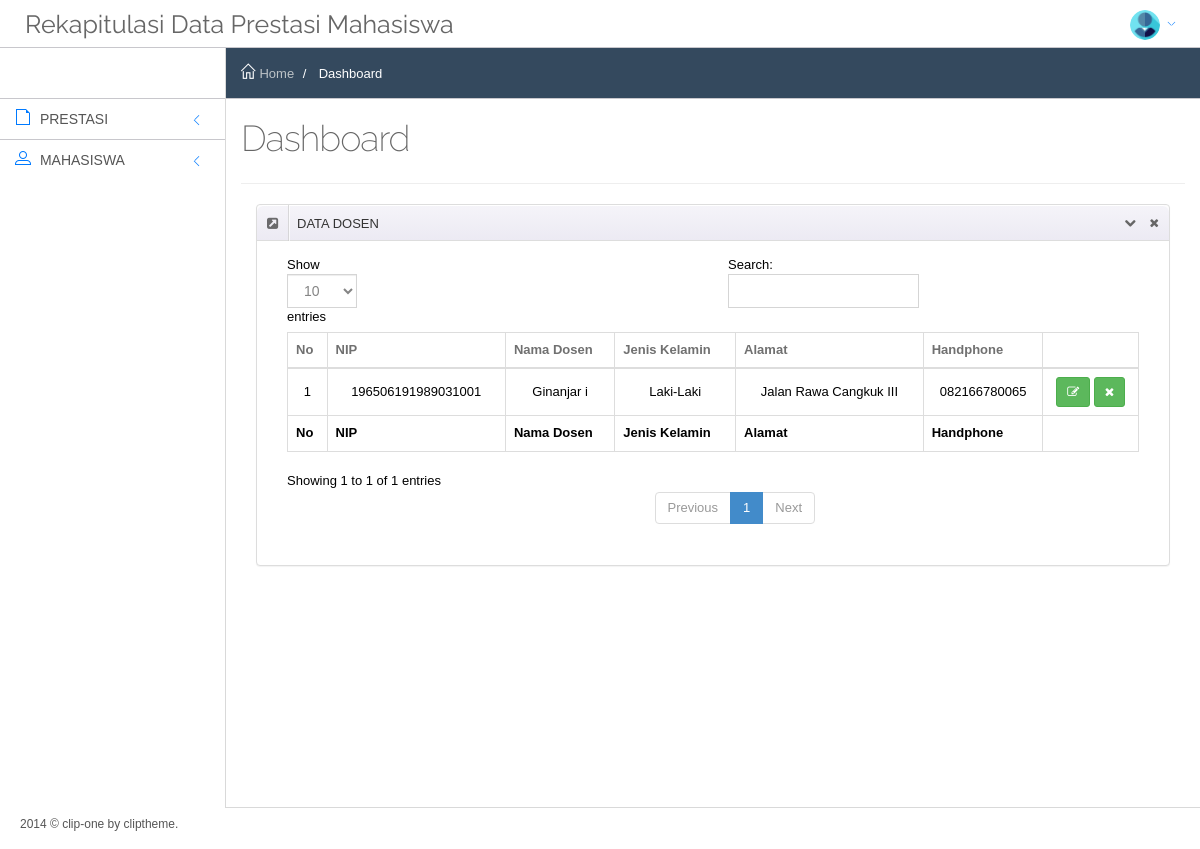
The page /beasiswa/index.php/dosen on the database its author committed.
### tables this page shows
CREATE TABLE `tbl_dosen` (
  `id_dosen` int(11) NOT NULL,
  `nip` varchar(20) NOT NULL,
  `nama_dosen` varchar(50) NOT NULL,
  `jk` enum('L','P') NOT NULL,
  `alamat` varchar(100) NOT NULL,
  `no_hp` varchar(15) NOT NULL
);

### beasiswa/application/libraries/Template.php (called while the page is built)
<?php if ( ! defined('BASEPATH')) exit('No direct script access allowed');
class Template {
		var $template_data = array();
		function set($name, $value)
		{
			$this->template_data[$name] = $value;
		}
		function load($template = '', $view = '' , $view_data = array(), $return = FALSE)
		{
			$this->CI =& get_instance();
			$this->set('contents', $this->CI->load->view($view, $view_data, TRUE));
			return $this->CI->load->view($template, $this->template_data, $return);
		}
}

### beasiswa/application/controllers/Dosen.php (called while the page is built, shortened)
<?php
class Dosen extends CI_Controller{
	function index(){
		$data['dosen'] = $this->db->get('tbl_dosen')->result();
		$this->template->load('template','dosen/list',$data);
	}
}

### beasiswa/index.php (called while the page is built, shortened)
<?php
require_once BASEPATH.'core/CodeIgniter.php';

### beasiswa/application/views/dosen/list.php (the view)
<div class="col-sm-12">
    <div class="panel panel-default">
        <div class="panel-heading">
            <i class="fa fa-external-link-square"></i> DATA DOSEN
            <div class="panel-tools">
                <a class="btn btn-xs btn-link panel-collapse collapses" href="#">
                </a>
                <a class="btn btn-xs btn-link panel-close" href="#">
                    <i class="fa fa-times"></i>
                </a>
            </div>
        </div>
        <div class="panel-body">
        <div id="table2">
          <div class="table-responsive">
            <table style="text-align: center;" class="table table-bordered" id="dataTable" width="100%" cellspacing="0">
              <thead>
                <tr>
                  <th>No</th>
                  <th>NIP</th>
                  <th>Nama Dosen</th>
                  <th>Jenis Kelamin</th>
                  <th>Alamat</th>
                  <th>Handphone</th>
                  <th></th>
                </tr>
              </thead>
              <tfoot>
                <tr>
                  <th>No</th>
                  <th>NIP</th>
                  <th>Nama Dosen</th>
                  <th>Jenis Kelamin</th>
                  <th>Alamat</th>
                  <th>Handphone</th>
                  <th></th>
                </tr>
              </tfoot>
              <tbody>
              <?php
              $no = 1;
              foreach($dosen as $d){
              ?>
              <tr>
                <td><?php echo $no;?></td>
                <td><?php echo $d->nip;?></td>
                <td><?php echo $d->nama_dosen;?></td>
                <td><?php
                if($d->jk == 'L')
                  echo "Laki-Laki";
                else
                  echo "Perempuan";
                ;?>
                </td>
                <td><?php echo $d->alamat;?></td>
                <td><?php echo $d->no_hp;?></td>
                <td>
                <?php echo anchor('dosen/editDosen/'.$d->nip,'<i class="fa fa-edit fa fa-red"></i>','class="btn btn-sm btn-success tooltips" data-placement="top" data-original-title="Edit Data"').' '.anchor('dosen/deleteDosen/'.$d->nip,'<i class="fa fa-times fa fa-red"></i>','class="btn btn-sm btn-success tooltips" data-placement="top" data-original-title="Hapus Data"');
              ?></td>
              </tr>
              <?php
              $no++;
              }
              ?>
              </tbody>
            </table>
          </div>
        </div>
        </div>
    </div>
</div>

### beasiswa/assets/css/theme_light.css (style rules this page uses)
body, .main-container, .footer, .main-navigation, ul.main-navigation-menu > li > ul.sub-menu, .navigation-small ul.main-navigation-menu > li > ul.sub-menu { background-color: white !important; }

### rows shown on the page
tbl_dosen: nip "196506191989031001", nama_dosen "Ginanjar i", jk "Laki-Laki", alamat "Jalan Rawa Cangkuk III", no_hp "082166780065"
